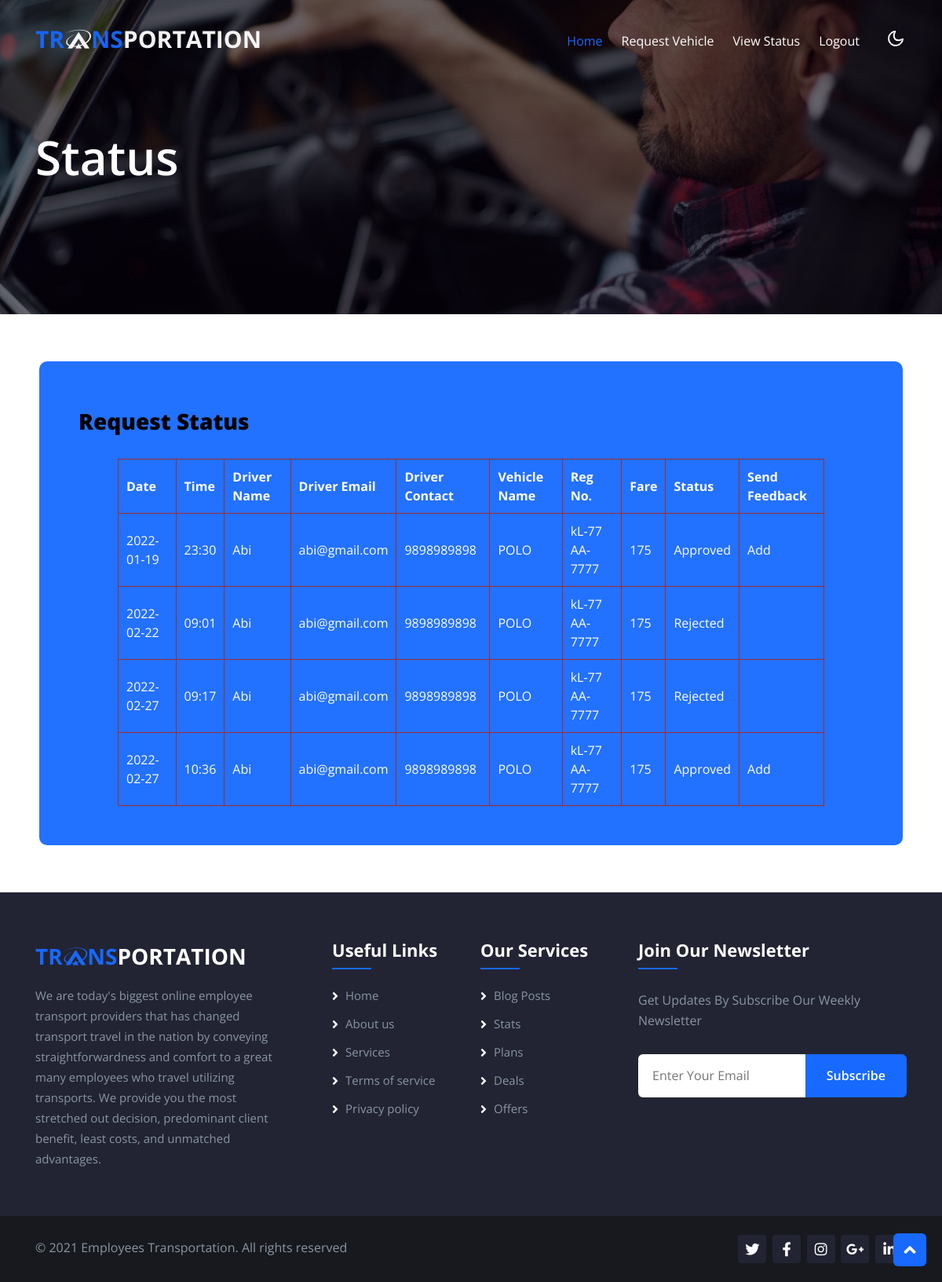
Screenshot of /employeeviewridestatus.php (signed in) with the database file from the repository.
### tables this page shows
CREATE TABLE `vehicle_request` (
  `vr_id` int(11) NOT NULL,
  `emp_id` int(11) NOT NULL,
  `pp_id` int(11) NOT NULL,
  `driv_id` int(11) NOT NULL,
  `time` varchar(30) NOT NULL,
  `start_date` date NOT NULL,
  `details` varchar(100) NOT NULL,
  `dp_id` int(11) NOT NULL,
  `status` varchar(30) NOT NULL
);

CREATE TABLE `drivers` (
  `driv_id` int(11) NOT NULL,
  `name` varchar(25) DEFAULT NULL,
  `email` varchar(25) DEFAULT NULL,
  `contact` varchar(25) DEFAULT NULL,
  `adrs` varchar(50) DEFAULT NULL,
  `car` varchar(50) DEFAULT NULL,
  `capacity` varchar(25) DEFAULT NULL,
  `reg_num` varchar(50) DEFAULT NULL,
  `lice_num` varchar(50) DEFAULT NULL
);

CREATE TABLE `driver_points` (
  `dp_id` int(11) NOT NULL,
  `driv_id` int(11) NOT NULL,
  `pp_id` int(11) NOT NULL,
  `rate` bigint(20) NOT NULL
);

### employeeviewridestatus.php (the view, shortened to what this page needs)
<?php
include "employeeHeader.php";
include "connection.php";
$eid = $_SESSION['id'];
$qry = "SELECT * FROM `vehicle_request` vr, `drivers` d, `driver_points` dp WHERE vr.`emp_id`='$eid' AND vr.`driv_id`=d.`driv_id` AND vr.dp_id=dp.`dp_id`";
$res = mysqli_query($conn, $qry);
?>
<div class="w3l-main-slider position-relative" id="home">
    <div class="w3l-bannerhny-content">
        <div class="container">
            <div class="w3l-bannerhny-info">
                <h3 class="mb-md-5 mb-2">Status</h3>
            </div>
        </div>
    </div>
</div>
<section id="contact" class="contact">
    <div class="container">
        <div id="log">
            <form action="" method="post">
                <h3 style="margin:10px 30px 30px 0px; color:#000; font-weight: 900;">Request Status</h3>
                <table style="width:90%; margin:auto">
                    <tr>
                        <th>Date</th>
                        <th>Time</th>
                        <th>Driver Name</th>
                        <th>Driver Email</th>
                        <th>Driver Contact</th>
                        <th>Vehicle Name</th>
                        <th>Reg No.</th>
                        <th>Fare</th>
                        <th>Status</th>
                        <th>Send Feedback</th>
                    </tr>
                    <?php
                    while ($row = mysqli_fetch_array($res)) {
                        if ($row['status'] == "Approved"){
                            $action = "<a href='addFeedback.php?did=$row[driv_id]&eid=$row[emp_id]' style='color:#fff'>Add</a>";
                        }else{
                            $action="";
                        }
                        echo "<tr>
                            <td>$row[start_date]</td>
                            <td>$row[time]</td>
                            <td>$row[name]</td>
                            <td>$row[email]</td>
                            <td>$row[contact]</td>
                            <td>$row[car]</td>
                            <td>$row[reg_num]</td>
                            <td>$row[rate]</td>
                            <td>$row[status]</td>
                            <td>$action</td>
                        </tr>";
                    }
                    ?>
                </table>
            </form>
        </div>
    </div>
</section>
<?php
include "baseFooter.php";
?>

### employeeviewridestatus.php (style rules this page uses)
table, th, td { border: 1px solid brown; }
th, td { padding: 10px; }
#log { background-color: #2371ff; margin: auto; padding: 50px; color: white; width: 1100px; border-radius: 10px; }

### rows the page displays
vehicle_request: start_date "2022-01-19", time "23:30", driv.name "Abi", driv.email "abi@gmail.com", driv.contact "9898989898", driv.car "POLO", driv.reg_num "kL-77 AA-7777", dp.rate "175", status "Approved"
vehicle_request: start_date "2022-02-22", time "09:01", driv.name "Abi", driv.email "abi@gmail.com", driv.contact "9898989898", driv.car "POLO", driv.reg_num "kL-77 AA-7777", dp.rate "175", status "Rejected"
vehicle_request: start_date "2022-02-27", time "09:17", driv.name "Abi", driv.email "abi@gmail.com", driv.contact "9898989898", driv.car "POLO", driv.reg_num "kL-77 AA-7777", dp.rate "175", status "Rejected"
vehicle_request: start_date "2022-02-27", time "10:36", driv.name "Abi", driv.email "abi@gmail.com", driv.contact "9898989898", driv.car "POLO", driv.reg_num "kL-77 AA-7777", dp.rate "175", status "Approved"
